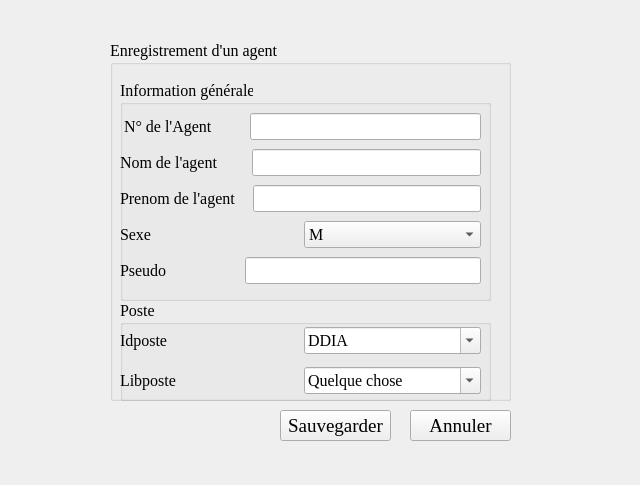
<?xml version="1.0" encoding="UTF-8"?>
<ui version="4.0">
 <class>ajouter_un_agent</class>
 <widget class="QWidget" name="ajouter_un_agent">
  <property name="geometry">
   <rect>
    <x>0</x>
    <y>0</y>
    <width>640</width>
    <height>485</height>
   </rect>
  </property>
  <property name="windowTitle">
   <string>Form</string>
  </property>
  <widget class="QPushButton" name="bntsaauveenreagent">
   <property name="geometry">
    <rect>
     <x>280</x>
     <y>410</y>
     <width>111</width>
     <height>31</height>
    </rect>
   </property>
   <property name="font">
    <font>
     <family>Times New Roman</family>
     <pointsize>14</pointsize>
    </font>
   </property>
   <property name="text">
    <string>Sauvegarder</string>
   </property>
  </widget>
  <widget class="QPushButton" name="bntannuler">
   <property name="geometry">
    <rect>
     <x>410</x>
     <y>410</y>
     <width>101</width>
     <height>31</height>
    </rect>
   </property>
   <property name="font">
    <font>
     <family>Times New Roman</family>
     <pointsize>14</pointsize>
    </font>
   </property>
   <property name="text">
    <string>Annuler</string>
   </property>
  </widget>
  <widget class="QGroupBox" name="gbadduser">
   <property name="geometry">
    <rect>
     <x>110</x>
     <y>40</y>
     <width>401</width>
     <height>361</height>
    </rect>
   </property>
   <property name="font">
    <font>
     <family>Times New Roman</family>
     <pointsize>12</pointsize>
    </font>
   </property>
   <property name="title">
    <string>Enregistrement d'un agent</string>
   </property>
   <widget class="QGroupBox" name="groupBox_2">
    <property name="geometry">
     <rect>
      <x>10</x>
      <y>40</y>
      <width>371</width>
      <height>221</height>
     </rect>
    </property>
    <property name="title">
     <string>Information générale </string>
    </property>
    <widget class="QWidget" name="verticalLayoutWidget">
     <property name="geometry">
      <rect>
       <x>0</x>
       <y>30</y>
       <width>361</width>
       <height>181</height>
      </rect>
     </property>
     <layout class="QVBoxLayout" name="verticalLayout">
      <item>
       <layout class="QHBoxLayout" name="horizontalLayout_3">
        <item>
         <widget class="QLabel" name="label">
          <property name="text">
           <string> N° de l'Agent        </string>
          </property>
         </widget>
        </item>
        <item>
         <widget class="QLineEdit" name="chnumagent"/>
        </item>
       </layout>
      </item>
      <item>
       <layout class="QHBoxLayout" name="horizontalLayout_4">
        <item>
         <widget class="QLabel" name="label_2">
          <property name="text">
           <string>Nom de l'agent       </string>
          </property>
         </widget>
        </item>
        <item>
         <widget class="QLineEdit" name="chpnomagent"/>
        </item>
       </layout>
      </item>
      <item>
       <layout class="QHBoxLayout" name="horizontalLayout_5">
        <item>
         <widget class="QLabel" name="label_3">
          <property name="text">
           <string>Prenom de l'agent   </string>
          </property>
         </widget>
        </item>
        <item>
         <widget class="QLineEdit" name="chprenomagent"/>
        </item>
       </layout>
      </item>
      <item>
       <layout class="QHBoxLayout" name="horizontalLayout_6">
        <item>
         <widget class="QLabel" name="label_4">
          <property name="text">
           <string>Sexe </string>
          </property>
         </widget>
        </item>
        <item>
         <widget class="QComboBox" name="Combosexeagent">
          <item>
           <property name="text">
            <string>M</string>
           </property>
          </item>
          <item>
           <property name="text">
            <string>F</string>
           </property>
          </item>
         </widget>
        </item>
       </layout>
      </item>
      <item>
       <layout class="QHBoxLayout" name="horizontalLayout_7">
        <item>
         <widget class="QLabel" name="label_5">
          <property name="text">
           <string>Pseudo                  </string>
          </property>
         </widget>
        </item>
        <item>
         <widget class="QLineEdit" name="chppseudoagent"/>
        </item>
       </layout>
      </item>
     </layout>
    </widget>
   </widget>
   <widget class="QGroupBox" name="groupBox_3">
    <property name="geometry">
     <rect>
      <x>10</x>
      <y>260</y>
      <width>371</width>
      <height>101</height>
     </rect>
    </property>
    <property name="title">
     <string>Poste</string>
    </property>
    <widget class="QWidget" name="verticalLayoutWidget_7">
     <property name="geometry">
      <rect>
       <x>0</x>
       <y>20</y>
       <width>361</width>
       <height>81</height>
      </rect>
     </property>
     <layout class="QVBoxLayout" name="verticalLayout_9">
      <item>
       <layout class="QHBoxLayout" name="horizontalLayout_8">
        <item>
         <widget class="QLabel" name="label_6">
          <property name="text">
           <string>Idposte                 </string>
          </property>
         </widget>
        </item>
        <item>
         <widget class="QComboBox" name="comboidposte">
          <property name="editable">
           <bool>true</bool>
          </property>
          <item>
           <property name="text">
            <string>DDIA</string>
           </property>
          </item>
         </widget>
        </item>
       </layout>
      </item>
      <item>
       <layout class="QHBoxLayout" name="horizontalLayout_10">
        <item>
         <widget class="QLabel" name="label_7">
          <property name="text">
           <string>Libposte               </string>
          </property>
         </widget>
        </item>
        <item>
         <widget class="QComboBox" name="combolibposte">
          <property name="editable">
           <bool>true</bool>
          </property>
          <item>
           <property name="text">
            <string>Quelque chose</string>
           </property>
          </item>
         </widget>
        </item>
       </layout>
      </item>
     </layout>
    </widget>
   </widget>
  </widget>
 </widget>
 <resources/>
 <connections/>
</ui>
